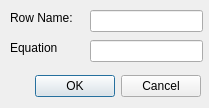
<?xml version="1.0" encoding="UTF-8"?>
<ui version="4.0">
 <class>PhysEqRowDlg</class>
 <widget class="QDialog" name="PhysEqRowDlg">
  <property name="geometry">
   <rect>
    <x>0</x>
    <y>0</y>
    <width>209</width>
    <height>108</height>
   </rect>
  </property>
  <property name="windowTitle">
   <string>Dialog</string>
  </property>
  <widget class="QDialogButtonBox" name="buttonBox">
   <property name="geometry">
    <rect>
     <x>10</x>
     <y>70</y>
     <width>191</width>
     <height>32</height>
    </rect>
   </property>
   <property name="orientation">
    <enum>Qt::Horizontal</enum>
   </property>
   <property name="standardButtons">
    <set>QDialogButtonBox::Cancel|QDialogButtonBox::Ok</set>
   </property>
  </widget>
  <widget class="QLabel" name="label">
   <property name="geometry">
    <rect>
     <x>10</x>
     <y>10</y>
     <width>71</width>
     <height>16</height>
    </rect>
   </property>
   <property name="text">
    <string>Row Name:</string>
   </property>
  </widget>
  <widget class="QLineEdit" name="edtRowLabel">
   <property name="geometry">
    <rect>
     <x>90</x>
     <y>10</y>
     <width>113</width>
     <height>22</height>
    </rect>
   </property>
  </widget>
  <widget class="QLabel" name="label_2">
   <property name="geometry">
    <rect>
     <x>10</x>
     <y>40</y>
     <width>71</width>
     <height>16</height>
    </rect>
   </property>
   <property name="text">
    <string>Equation</string>
   </property>
  </widget>
  <widget class="QLineEdit" name="edtRowEq">
   <property name="geometry">
    <rect>
     <x>90</x>
     <y>40</y>
     <width>113</width>
     <height>22</height>
    </rect>
   </property>
  </widget>
 </widget>
 <resources/>
 <connections>
  <connection>
   <sender>buttonBox</sender>
   <signal>accepted()</signal>
   <receiver>PhysEqRowDlg</receiver>
   <slot>accept()</slot>
   <hints>
    <hint type="sourcelabel">
     <x>248</x>
     <y>254</y>
    </hint>
    <hint type="destinationlabel">
     <x>157</x>
     <y>274</y>
    </hint>
   </hints>
  </connection>
  <connection>
   <sender>buttonBox</sender>
   <signal>rejected()</signal>
   <receiver>PhysEqRowDlg</receiver>
   <slot>reject()</slot>
   <hints>
    <hint type="sourcelabel">
     <x>316</x>
     <y>260</y>
    </hint>
    <hint type="destinationlabel">
     <x>286</x>
     <y>274</y>
    </hint>
   </hints>
  </connection>
 </connections>
</ui>
